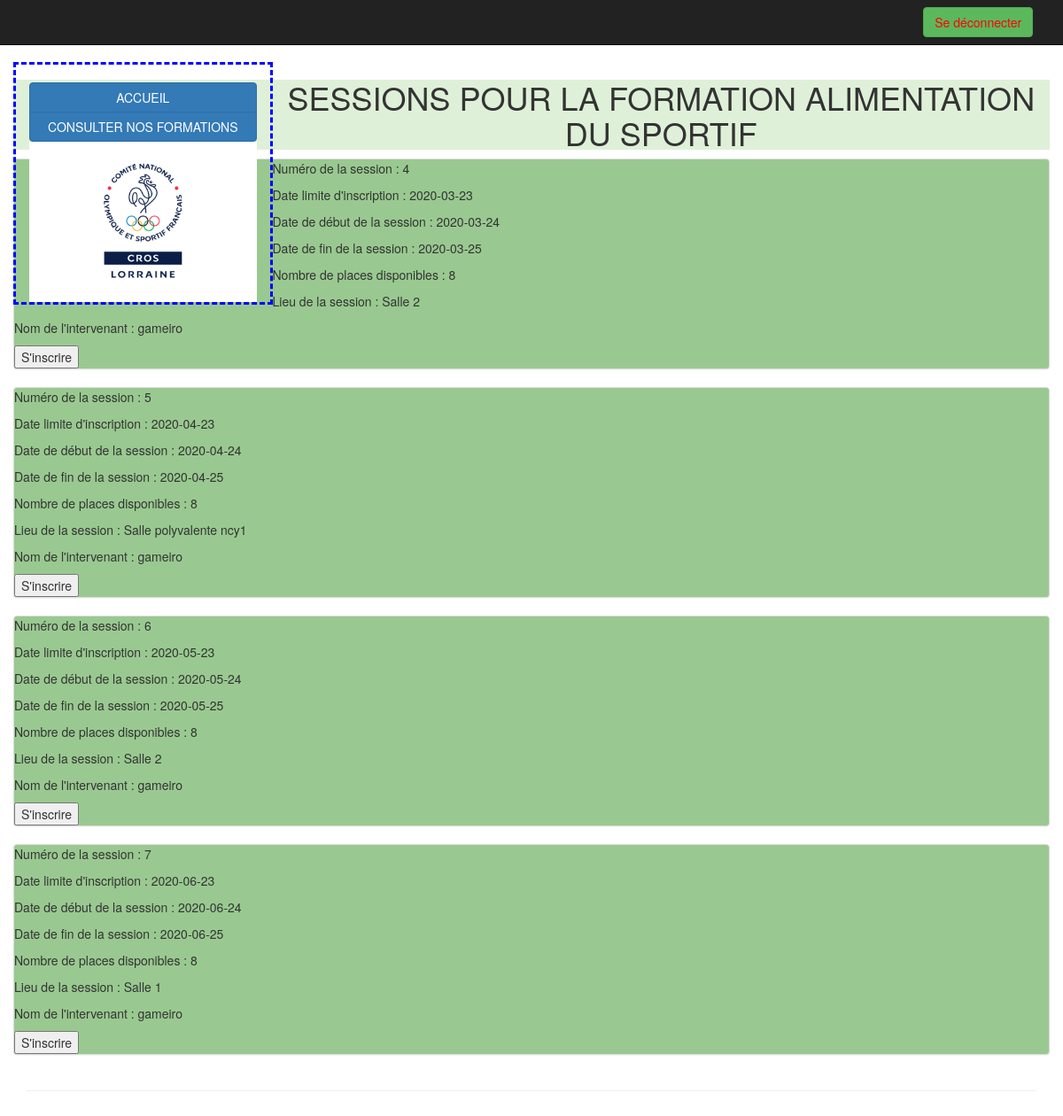
The app's page /listeSessions.php?numFormation=2&objectif=Alimentation du sportif (signed in) with its own data.
### tables this page shows
CREATE TABLE `session` (
  `numSession` int(11) NOT NULL,
  `dateLimiteInscription` date NOT NULL,
  `dateSession` date NOT NULL,
  `dateFinSession` date NOT NULL,
  `idIntervenant` int(11) NOT NULL,
  `idLieu` int(11) NOT NULL,
  `numFormation` int(11) NOT NULL,
  `nbPlaces` int(11) DEFAULT NULL
);

CREATE TABLE `lieu` (
  `idLieu` int(11) NOT NULL,
  `nomLieu` varchar(50) NOT NULL,
  `adresse` varchar(200) NOT NULL,
  `codePostal` varchar(5) NOT NULL,
  `ville` varchar(50) NOT NULL
);

CREATE TABLE `intervenant` (
  `idIntervenant` int(11) NOT NULL,
  `nom` varchar(50) NOT NULL,
  `prenom` varchar(50) NOT NULL,
  `titre` varchar(50) NOT NULL
);

### _fonctionsBDD.inc.php (called while the page is built, shortened)
<?php
function connexionBDD() {
    $pdo = null;
    try {
        $pdo = new PDO(
                'mysql:host=localhost;dbname=croslformations', 'root', '',
                array(PDO::MYSQL_ATTR_INIT_COMMAND => "SET NAMES utf8")
        );
    } catch (PDOException $err) {
        $messageErreur = $err->getMessage();
        error_log($messageErreur, 0);
    }
    return $pdo;
}
function listeSessions($numFormation){
	$sessions = array();
	$pdo = connexionBDD();
	if ($pdo != null){
		$req = "SELECT `numSession`, `dateLimiteInscription`, `dateSession`, "
                        . "`dateFinSession`,`numFormation`, "
                        . "`nbPlaces`, lieu.nomLieu, intervenant.nom from session, lieu, intervenant where numFormation='$numFormation' AND session.idLieu = lieu.idLieu AND session.idIntervenant = intervenant.idIntervenant";
		$pdoStatement = $pdo->query ($req);
		$sessions = $pdoStatement->fetchAll(PDO::FETCH_ASSOC);
	}
	return $sessions;
}

### listeSessions.php (the view, shortened to what this page needs)
<?php
include_once '_debut.inc.php';
$numFormation = $_GET['numFormation'];
$objectif = $_GET['objectif'];
?>
<div class="container">
    <div class="row ">
        <div class="col-md-3 border">
            <br />
            <div id="menuGauche" class="btn-group-vertical btn-block">
                <a href="index.php" class="btn btn-primary btn-block">
                    ACCUEIL</a>
                <a href="listeFormations.php" class="btn btn-primary ">
                    CONSULTER NOS FORMATIONS</a>
                    </div>
            <img src="img/crosl.png" class="img-responsive" alt="Responsive image">
        </div>
        <h1 class="text-uppercase text-center bg-success">Sessions pour la formation <?php echo $objectif ?></h1>
				<?php
				$sessions = listeSessions($numFormation);
				foreach ($sessions as $session) {
					?>
					<article class="panel panel-default articleEtablissemnt bgColorTheme" border=1>
						<form method="POST" action="inscriptionSession.traitement.php">
							<p>Numéro de la session : <?php echo $session['numSession']; ?></p>
							<p>Date limite d'inscription : <?php echo $session['dateLimiteInscription']; ?></p>
							<p>Date de début de la session : <?php echo $session['dateSession']; ?></p>
							<p>Date de fin de la session : <?php echo $session['dateFinSession']; ?></p>
							<p>Nombre de places disponibles : <?php echo $session['nbPlaces']; ?></p>
                                                        <p>Lieu de la session : <?php echo $session['nomLieu']; ?></p>
                                                        <p>Nom de l'intervenant : <?php echo $session['nom']; ?></p>
							<input type="submit" name="valider" value="S'inscrire">
					</form>
					</article>
				<?php
				}
				?>
		</div>
    <hr>
</div>

### records on screen
session: numSession "4", dateLimiteInscription "2020-03-23", dateSession "2020-03-24", dateFinSession "2020-03-25", nbPlaces "8", idLieu.nomLieu "Salle 2", idIntervenant.nom "gameiro"
session: numSession "5", dateLimiteInscription "2020-04-23", dateSession "2020-04-24", dateFinSession "2020-04-25", nbPlaces "8", idLieu.nomLieu "Salle polyvalente ncy1", idIntervenant.nom "gameiro"
session: numSession "6", dateLimiteInscription "2020-05-23", dateSession "2020-05-24", dateFinSession "2020-05-25", nbPlaces "8", idLieu.nomLieu "Salle 2", idIntervenant.nom "gameiro"
session: numSession "7", dateLimiteInscription "2020-06-23", dateSession "2020-06-24", dateFinSession "2020-06-25", nbPlaces "8", idLieu.nomLieu "Salle 1", idIntervenant.nom "gameiro"

### other values on screen
$objectif "ALIMENTATION DU SPORTIF"
